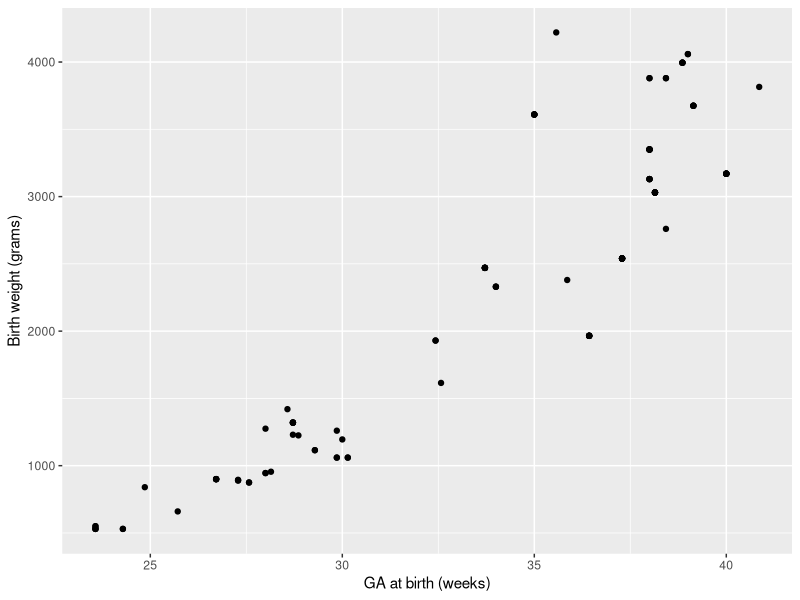
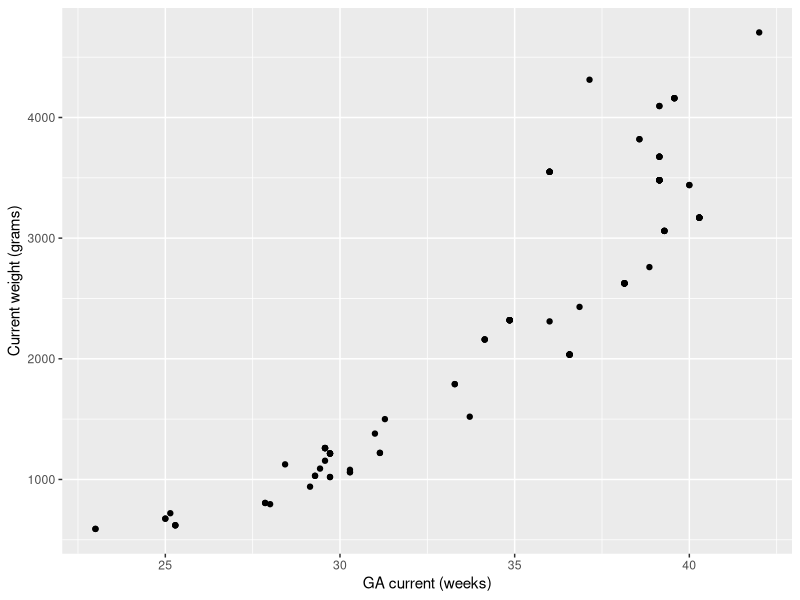
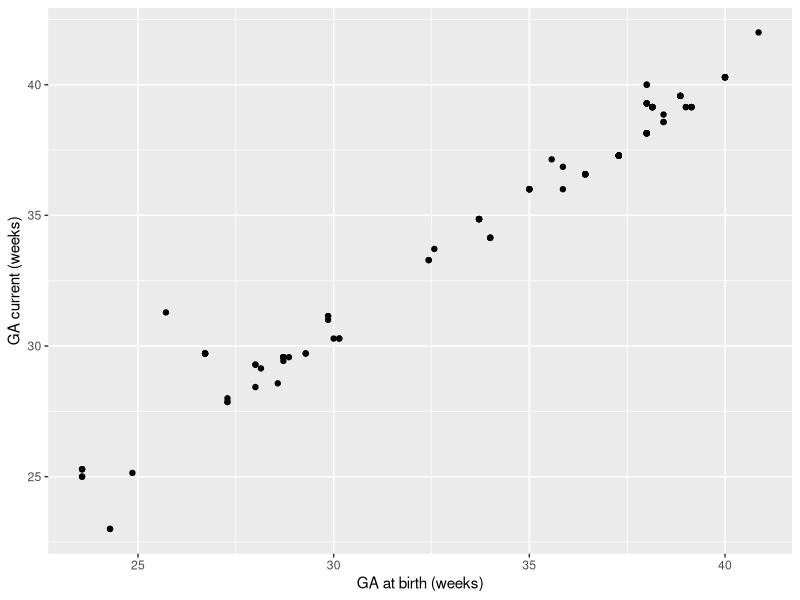
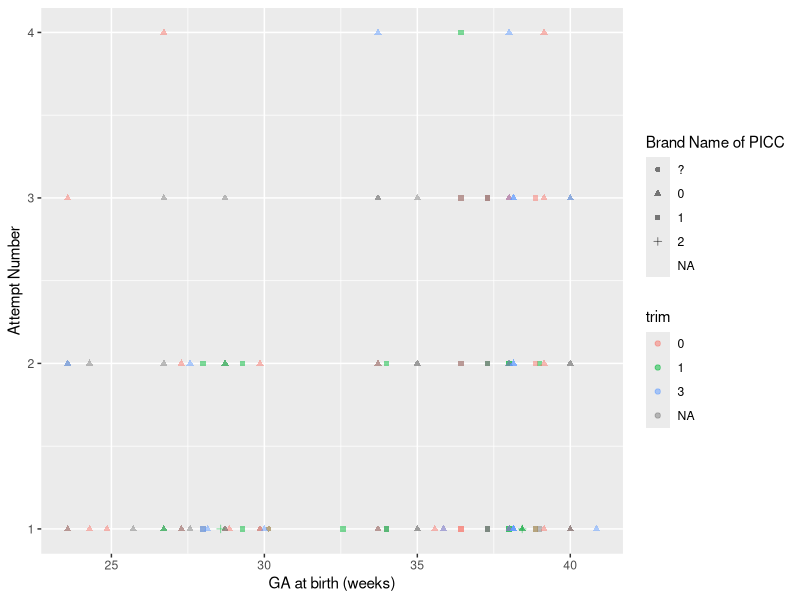
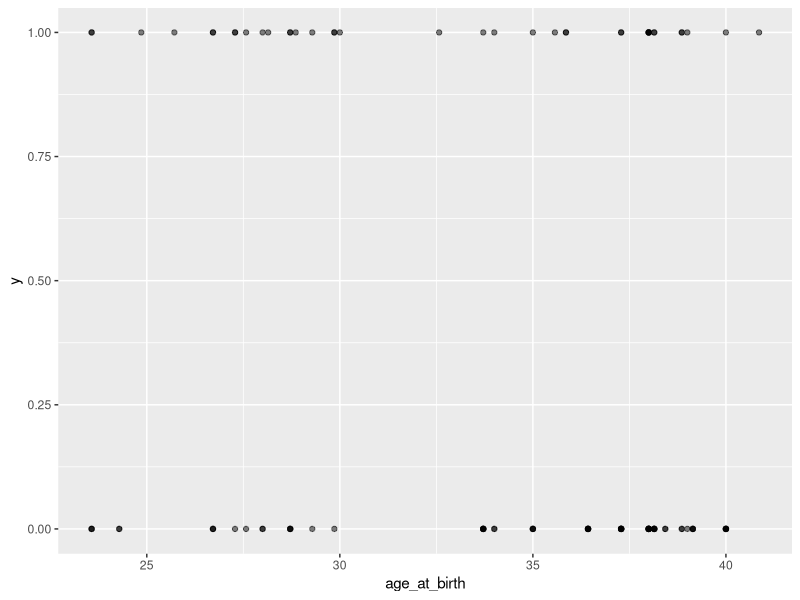

Reproduce these figures in R, in order.
## ---- chunk 1
library(tidyverse)
## ---- chunk 2
babies <- readxl::read_xlsx("PICC-Data-1.xlsx", 1)
pokes <- readxl::read_xlsx("PICC-Data-1.xlsx", 2)
## ---- chunk 3
babies <- babies %>%
  distinct(`Study Participant #`, .keep_all=TRUE) %>%
  arrange(`Study Participant #`)
## ---- chunk 4
pokes <- pokes %>%
  left_join(babies, by="Study Participant #")
## ---- chunk 5
pokes <- pokes %>%
  select(-matches("[Dd]ate"),
         -matches("time"),
         -matches("[Cc]omplication"),
         -matches("[Cc]onsent"),
         -matches("participant #"))
## ---- chunk 6
pokes <- pokes %>%
  filter(!is.na(`Un/Successful`))
## ---- chunk 7
pokes %>% select(contains("site")) %>%
  table(useNA="always")
pokes <- pokes %>% select(-`Site of Insertion`)
## ---- chunk 8
pokes %>%
  select(matches("Type of Catheter"), matches("Brand name"))%>%
  table(useNA="always")
pokes <- pokes %>% select(-matches("Type of Catheter"))
## ---- chunk 9
pokes %>%
  select(matches("PICC ")) %>%
  table(useNA="always")
pokes <- pokes %>% select(-matches("tip position"))
## ---- chunk 10
pokes %>%
  select(matches("trim")) %>%
  table(useNA="always")
## ---- chunk 11
pokes <- pokes %>%
  mutate(trim = factor(`If trimmed, how?`)) %>%
  select(-matches("Line Trimmed?"), -matches("If trimmed, how?"))
## ---- chunk 12
pokes$`Dressing Used` %>%
  table(useNA="always")
pokes <- pokes %>%
  select(-`Dressing Used`)
## ---- chunk 13
pokes <- pokes %>%
  select(-matches("total number"))
pokes %>%
  select(matches("attempt number")) %>%
  table(useNA="always")
## ---- chunk 14
pokes %>%
  ggplot() +
  geom_point(aes(x=`GA at birth (weeks)`, y=`Birth weight (grams)`))
## ---- chunk 15
pokes %>%
  ggplot() +
  geom_point(aes(x=`GA current (weeks)`, y=`Current weight (grams)`))
## ---- chunk 16
pokes <- pokes %>%
  select(-matches("weight"))
## ---- chunk 17
pokes %>%
  ggplot() +
  geom_point(aes(x=`GA at birth (weeks)`, y=`GA current (weeks)`))
## ---- chunk 18
pokes <- pokes %>% select(-matches("ga current"))
## ---- chunk 19
pokes %>%
  ggplot() +
  geom_point(aes(x=`GA at birth (weeks)`, y=`Attempt Number`, shape=`Brand Name of PICC`, color=trim ), alpha=0.5)
## ---- chunk 20
pokes <- pokes %>%
  transmute(
  y = as.integer(`Un/Successful`),
  attempt_n = as.integer(`Attempt Number`),
  right_left = as.factor(`Site of Insertion: Right or Left?`),
  lumen_size = as.factor(`Catheter Lumen Size`),
  age_at_birth = `GA at birth (weeks)`,
  brand = as.factor(`Brand Name of PICC`),
  trim = trim
)
## ---- chunk 21
pokes <- pokes %>% filter(brand == 0 | brand== 1)
glm.fit <- glm(y ~ brand*(attempt_n + age_at_birth),
               data= pokes, family=binomial)
summary(glm.fit)
## ---- chunk 22
glm.fit <- glm(y ~ attempt_n + age_at_birth,
               data= pokes, family=binomial)
summary(glm.fit)
## ---- chunk 23
pokes %>%
  ggplot() +
  geom_point(aes(x=age_at_birth, y=y), alpha=0.5)
